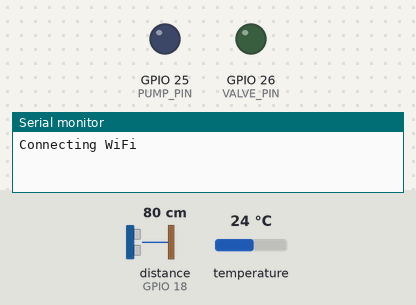
Bench run of a sketch on a simulated ESP32. Shown: output pins drawn as LEDs (lit = HIGH), the last lines printed to the serial monitor. Wiring (from diagram.json): ultrasonic range finder: trigger GPIO 5; echo GPIO 18. The inputs (shaded band) are chosen by the test bench; at power-on: distance to the obstacle (sensor on GPIO 18) 80 cm, temperature 24 °C. The echo pulse lasts 58.3 µs per cm; WiFi joins after 1.5 s; servers stay silent unless stated; no MQTT or app messages arrive unless stated; pins used as bus, display or sensor lines are not drawn.

Above: at 0.4 s.
At 10.8 s:
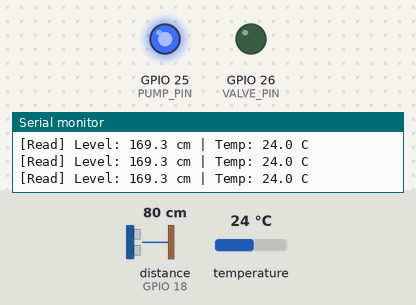
Timing chart, 0 to 27.6 s (numbered marks = the images above):
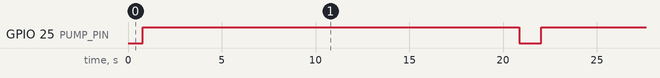

The sketch:

sketch.ino
```cpp
#include <WiFi.h>
#include <PubSubClient.h>
#include <OneWire.h>
#include <DallasTemperature.h>

// ---------- Chân kết nối ----------
#define TRIG_PIN   5
#define ECHO_PIN   18
#define ONEWIRE_PIN 4
#define PUMP_PIN   25   // LED xanh dương, PWM
#define VALVE_PIN  26   // LED xanh lá

// ---------- Cấu hình ----------
const char* WIFI_SSID = "Wokwi-GUEST";   // đổi nếu chạy trên mạch thật
const char* WIFI_PASS = "";
const char* MQTT_HOST = "broker.hivemq.com";
const int   MQTT_PORT = 1883;
const char* P = "lab3/thuysan/";
const float TANK_H = 250.0;              // cm, chiều cao từ cảm biến đến đáy

// ---------- Đối tượng RTOS ----------
typedef struct { float level; float temp; } SensorData;
QueueHandle_t dataQueue, alertQueue;
SemaphoreHandle_t stateMutex;

// ---------- Trạng thái dùng chung (bảo vệ bằng stateMutex) ----------
int  pumpPct = 0;
bool valveOn = false;
bool manualMode = false;

WiFiClient espClient;
PubSubClient mqtt(espClient);
OneWire oneWire(ONEWIRE_PIN);
DallasTemperature ds18b20(&oneWire);

// ---------- Điều khiển phần cứng ----------
void pumpWrite(int pct) {
  int duty = map(pct, 0, 100, 0, 255);
#if ESP_ARDUINO_VERSION_MAJOR >= 3
  ledcWrite(PUMP_PIN, duty);
#else
  ledcWrite(0, duty);
#endif
}

// Đặt trạng thái và xuất ra chân (gọi khi đã giữ mutex)
void applyOutputs() {
  pumpWrite(pumpPct);
  digitalWrite(VALVE_PIN, valveOn ? HIGH : LOW);
}

float readDistanceCm() {
  digitalWrite(TRIG_PIN, LOW);  delayMicroseconds(2);
  digitalWrite(TRIG_PIN, HIGH); delayMicroseconds(10);
  digitalWrite(TRIG_PIN, LOW);
  long us = pulseIn(ECHO_PIN, HIGH, 30000);   // timeout 30 ms
  if (us == 0) return -1;
  return us * 0.0343 / 2.0;
}

// ---------- Nhận lệnh từ Web (chạy trong mqtt.loop của TaskMQTT) ----------
void onMessage(char* topic, byte* payload, unsigned int len) {
  String t = topic, m;
  for (unsigned int i = 0; i < len; i++) m += (char)payload[i];
  xSemaphoreTake(stateMutex, portMAX_DELAY);
  if (t == String(P) + "cmd/mode") {
    manualMode = (m == "MANUAL");
    if (manualMode) { pumpPct = 0; valveOn = false; applyOutputs(); }
  } else if (manualMode && t == String(P) + "cmd/pump") {
    pumpPct = (m == "ON") ? 100 : 0;
    applyOutputs();
  } else if (manualMode && t == String(P) + "cmd/valve") {
    valveOn = (m == "ON");
    applyOutputs();
  }
  xSemaphoreGive(stateMutex);
}

void pub(const char* sub, String v) {
  mqtt.publish((String(P) + sub).c_str(), v.c_str());
}

// ================= TASK TRUYỀN DATA - CORE 0 =================
void TaskMQTT(void* pv) {
  mqtt.setServer(MQTT_HOST, MQTT_PORT);
  mqtt.setCallback(onMessage);
  unsigned long lastState = 0;

  for (;;) {
    // 1. Kết nối Wi-Fi
    if (WiFi.status() != WL_CONNECTED) {
      Serial.print("Connecting WiFi");
      WiFi.begin(WIFI_SSID, WIFI_PASS);
      while (WiFi.status() != WL_CONNECTED) {
        vTaskDelay(pdMS_TO_TICKS(500));
        Serial.print(".");
      }
      Serial.println("\nWiFi OK: " + WiFi.localIP().toString());
    }
    // 2. Kết nối MQTT
    if (!mqtt.connected()) {
      String id = "esp32-aqua-" + String((uint32_t)ESP.getEfuseMac(), HEX);
      if (mqtt.connect(id.c_str())) {
        mqtt.subscribe((String(P) + "cmd/#").c_str());
        Serial.println("MQTT OK");
      } else {
        vTaskDelay(pdMS_TO_TICKS(2000));
        continue;
      }
    }
    mqtt.loop();

    // 3. Đọc dataQueue và gửi lên Broker
    SensorData d;
    if (xQueueReceive(dataQueue, &d, pdMS_TO_TICKS(100)) == pdTRUE) {
      pub("level", String(d.level, 1));
      pub("temp",  String(d.temp, 1));
    }

    // 4. Gửi trạng thái cơ cấu chấp hành mỗi 1 s
    if (millis() - lastState > 1000) {
      lastState = millis();
      xSemaphoreTake(stateMutex, portMAX_DELAY);
      pub("pump",  String(pumpPct));
      pub("valve", valveOn ? "ON" : "OFF");
      pub("mode",  manualMode ? "MANUAL" : "AUTO");
      xSemaphoreGive(stateMutex);
    }
  }
}

// ================= TASK ĐỌC DATA - CORE 1 =================
void TaskRead(void* pv) {
  for (;;) {
    float dist = readDistanceCm();
    ds18b20.requestTemperatures();
    float temp = ds18b20.getTempCByIndex(0);

    if (dist >= 0) {
      float level = constrain(TANK_H - dist, 0, TANK_H);
      SensorData d = { level, temp };

      Serial.printf("[Read] Level: %.1f cm | Temp: %.1f C\n", level, temp);

      xQueueSend(dataQueue,  &d,     0);   // dữ liệu đầy đủ -> TaskMQTT
      xQueueSend(alertQueue, &level, 0);   // mực nước -> TaskAlert
    } else {
      Serial.println("[Read] HC-SR04 out of range");
    }
    vTaskDelay(pdMS_TO_TICKS(1000));
  }
}

// ================= TASK CẢNH BÁO - CORE 1 =================
enum Action { IDLE, PUMP50, PUMP100, VALVE };

void TaskAlert(void* pv) {
  Action act = IDLE;
  unsigned long endAt = 0;
  float level;

  for (;;) {
    bool got = (xQueueReceive(alertQueue, &level, pdMS_TO_TICKS(200)) == pdTRUE);

    xSemaphoreTake(stateMutex, portMAX_DELAY);
    if (manualMode) {                 // chế độ Manual: Web điều khiển
      act = IDLE;
      xSemaphoreGive(stateMutex);
      continue;
    }

    // Hết thời gian hành động -> tắt thiết bị
    if (act != IDLE && millis() >= endAt) {
      act = IDLE; pumpPct = 0; valveOn = false; applyOutputs();
      Serial.println("[Alert] Action finished");
    }

    // Đang rảnh và có dữ liệu mới -> chọn hành động
    if (act == IDLE && got) {
      if (level < 50) {
        act = VALVE;   valveOn = true;  endAt = millis() + 10000;
      } else if (level >= 100 && level < 150) {
        act = PUMP50;  pumpPct = 50;    endAt = millis() + 10000;
      } else if (level >= 150 && level <= 200) {
        act = PUMP100; pumpPct = 100;   endAt = millis() + 20000;
      }
      if (act != IDLE) {
        applyOutputs();
        Serial.printf("[Alert] Level %.1f cm -> action %d\n", level, act);
      }
    }
    xSemaphoreGive(stateMutex);
  }
}

// ================= SETUP =================
void setup() {
  Serial.begin(115200);
  pinMode(TRIG_PIN, OUTPUT);
  pinMode(ECHO_PIN, INPUT);
  pinMode(VALVE_PIN, OUTPUT);
#if ESP_ARDUINO_VERSION_MAJOR >= 3
  ledcAttach(PUMP_PIN, 5000, 8);
#else
  ledcSetup(0, 5000, 8);
  ledcAttachPin(PUMP_PIN, 0);
#endif
  ds18b20.begin();

  dataQueue  = xQueueCreate(5, sizeof(SensorData));
  alertQueue = xQueueCreate(5, sizeof(float));
  stateMutex = xSemaphoreCreateMutex();

  //                         hàm      tên         stack  tham số  ưu tiên  handle  core
  xTaskCreatePinnedToCore(TaskMQTT,  "TaskMQTT",  8192, NULL, 2, NULL, 0);
  xTaskCreatePinnedToCore(TaskRead,  "TaskRead",  4096, NULL, 3, NULL, 1);
  xTaskCreatePinnedToCore(TaskAlert, "TaskAlert", 4096, NULL, 2, NULL, 1);
}

void loop() { vTaskDelete(NULL); }   // loop() không dùng, mọi việc do các Task đảm nhiệm
```

Measured:
- by itself, GPIO 25 (PUMP_PIN): alternates HIGH for 20.1 s and LOW for 1.2 s
